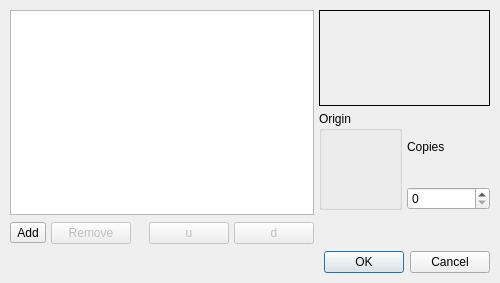
<ui version="4.0" >
 <class>TransformDialogBase</class>
 <widget class="QDialog" name="TransformDialogBase" >
  <property name="geometry" >
   <rect>
    <x>0</x>
    <y>0</y>
    <width>500</width>
    <height>283</height>
   </rect>
  </property>
  <property name="minimumSize" >
   <size>
    <width>500</width>
    <height>260</height>
   </size>
  </property>
  <property name="windowTitle" >
   <string>Transform</string>
  </property>
  <layout class="QVBoxLayout" >
   <item>
    <layout class="QHBoxLayout" >
     <item>
      <layout class="QVBoxLayout" >
       <item>
        <widget class="QListWidget" name="transformSelector" />
       </item>
       <item>
        <layout class="QHBoxLayout" >
         <item>
          <widget class="QToolButton" name="buttonAdd" >
           <property name="sizePolicy" >
            <sizepolicy vsizetype="Fixed" hsizetype="Minimum" >
             <horstretch>0</horstretch>
             <verstretch>0</verstretch>
            </sizepolicy>
           </property>
           <property name="text" >
            <string>Add</string>
           </property>
           <property name="popupMode" >
            <enum>QToolButton::InstantPopup</enum>
           </property>
          </widget>
         </item>
         <item>
          <widget class="QPushButton" name="buttonRemove" >
           <property name="enabled" >
            <bool>false</bool>
           </property>
           <property name="text" >
            <string>Remove</string>
           </property>
          </widget>
         </item>
         <item>
          <spacer>
           <property name="orientation" >
            <enum>Qt::Horizontal</enum>
           </property>
           <property name="sizeHint" >
            <size>
             <width>21</width>
             <height>26</height>
            </size>
           </property>
          </spacer>
         </item>
         <item>
          <widget class="QPushButton" name="buttonUp" >
           <property name="enabled" >
            <bool>false</bool>
           </property>
           <property name="text" >
            <string>u</string>
           </property>
          </widget>
         </item>
         <item>
          <widget class="QPushButton" name="buttonDown" >
           <property name="enabled" >
            <bool>false</bool>
           </property>
           <property name="sizePolicy" >
            <sizepolicy vsizetype="Fixed" hsizetype="Fixed" >
             <horstretch>0</horstretch>
             <verstretch>0</verstretch>
            </sizepolicy>
           </property>
           <property name="text" >
            <string>d</string>
           </property>
          </widget>
         </item>
        </layout>
       </item>
      </layout>
     </item>
     <item>
      <layout class="QVBoxLayout" >
       <item>
        <widget class="QStackedWidget" name="transformStack" >
         <property name="sizePolicy" >
          <sizepolicy vsizetype="Preferred" hsizetype="Preferred" >
           <horstretch>0</horstretch>
           <verstretch>0</verstretch>
          </sizepolicy>
         </property>
         <property name="minimumSize" >
          <size>
           <width>160</width>
           <height>16</height>
          </size>
         </property>
         <property name="frameShape" >
          <enum>QFrame::Panel</enum>
         </property>
         <property name="currentIndex" >
          <number>0</number>
         </property>
         <widget class="QWidget" name="blankPage" />
         <widget class="QWidget" name="pageScale" >
          <layout class="QGridLayout" >
           <item row="0" column="0" colspan="3" >
            <widget class="QLabel" name="label_3" >
             <property name="font" >
              <font>
               <pointsize>11</pointsize>
              </font>
             </property>
             <property name="text" >
              <string>Scaling</string>
             </property>
             <property name="alignment" >
              <set>Qt::AlignCenter</set>
             </property>
            </widget>
           </item>
           <item row="1" column="0" >
            <widget class="QLabel" name="label" >
             <property name="text" >
              <string>Horizontal</string>
             </property>
            </widget>
           </item>
           <item row="1" column="1" >
            <widget class="ScrSpinBox" name="horizontalScale" >
             <property name="sizePolicy" >
              <sizepolicy vsizetype="Fixed" hsizetype="Expanding" >
               <horstretch>0</horstretch>
               <verstretch>0</verstretch>
              </sizepolicy>
             </property>
             <property name="minimumSize" >
              <size>
               <width>60</width>
               <height>0</height>
              </size>
             </property>
             <property name="suffix" >
              <string> %</string>
             </property>
             <property name="decimals" >
              <number>1</number>
             </property>
             <property name="minimum" >
              <double>0.100000000000000</double>
             </property>
             <property name="maximum" >
              <double>1000.000000000000000</double>
             </property>
             <property name="value" >
              <double>100.000000000000000</double>
             </property>
            </widget>
           </item>
           <item rowspan="2" row="1" column="2" >
            <widget class="LinkButton" name="scaleLink" >
             <property name="minimumSize" >
              <size>
               <width>15</width>
               <height>15</height>
              </size>
             </property>
             <property name="maximumSize" >
              <size>
               <width>15</width>
               <height>16777215</height>
              </size>
             </property>
             <property name="text" >
              <string/>
             </property>
             <property name="checkable" >
              <bool>true</bool>
             </property>
             <property name="autoRaise" >
              <bool>true</bool>
             </property>
            </widget>
           </item>
           <item row="2" column="0" >
            <widget class="QLabel" name="label_2" >
             <property name="text" >
              <string>Vertical</string>
             </property>
            </widget>
           </item>
           <item row="2" column="1" >
            <widget class="ScrSpinBox" name="verticalScale" >
             <property name="sizePolicy" >
              <sizepolicy vsizetype="Fixed" hsizetype="MinimumExpanding" >
               <horstretch>0</horstretch>
               <verstretch>0</verstretch>
              </sizepolicy>
             </property>
             <property name="minimumSize" >
              <size>
               <width>60</width>
               <height>0</height>
              </size>
             </property>
             <property name="suffix" >
              <string> %</string>
             </property>
             <property name="decimals" >
              <number>1</number>
             </property>
             <property name="minimum" >
              <double>0.100000000000000</double>
             </property>
             <property name="maximum" >
              <double>1000.000000000000000</double>
             </property>
             <property name="value" >
              <double>100.000000000000000</double>
             </property>
            </widget>
           </item>
          </layout>
         </widget>
         <widget class="QWidget" name="pageTranslate" >
          <layout class="QGridLayout" >
           <item row="0" column="0" colspan="2" >
            <widget class="QLabel" name="label_4" >
             <property name="font" >
              <font>
               <pointsize>11</pointsize>
              </font>
             </property>
             <property name="text" >
              <string>Translation</string>
             </property>
             <property name="alignment" >
              <set>Qt::AlignCenter</set>
             </property>
            </widget>
           </item>
           <item row="1" column="0" >
            <widget class="QLabel" name="label_5" >
             <property name="text" >
              <string>Horizontal</string>
             </property>
            </widget>
           </item>
           <item row="1" column="1" >
            <widget class="ScrSpinBox" name="translateHorizontal" >
             <property name="minimum" >
              <double>-30000.000000000000000</double>
             </property>
             <property name="maximum" >
              <double>30000.000000000000000</double>
             </property>
            </widget>
           </item>
           <item row="2" column="0" >
            <widget class="QLabel" name="label_6" >
             <property name="text" >
              <string>Vertical</string>
             </property>
            </widget>
           </item>
           <item row="2" column="1" >
            <widget class="ScrSpinBox" name="translateVertical" >
             <property name="minimum" >
              <double>-30000.000000000000000</double>
             </property>
             <property name="maximum" >
              <double>30000.000000000000000</double>
             </property>
            </widget>
           </item>
          </layout>
         </widget>
         <widget class="QWidget" name="pageRotate" >
          <layout class="QGridLayout" >
           <item row="0" column="0" colspan="2" >
            <widget class="QLabel" name="label_7" >
             <property name="font" >
              <font>
               <pointsize>11</pointsize>
              </font>
             </property>
             <property name="text" >
              <string>Rotate</string>
             </property>
             <property name="alignment" >
              <set>Qt::AlignCenter</set>
             </property>
            </widget>
           </item>
           <item row="1" column="0" >
            <widget class="QLabel" name="label_8" >
             <property name="text" >
              <string>Angle</string>
             </property>
            </widget>
           </item>
           <item row="1" column="1" >
            <widget class="ScrSpinBox" name="rotationValue" >
             <property name="decimals" >
              <number>1</number>
             </property>
             <property name="minimum" >
              <double>-360.000000000000000</double>
             </property>
             <property name="maximum" >
              <double>360.000000000000000</double>
             </property>
            </widget>
           </item>
          </layout>
         </widget>
         <widget class="QWidget" name="Seite" >
          <layout class="QGridLayout" >
           <item row="0" column="0" colspan="3" >
            <widget class="QLabel" name="label_10" >
             <property name="font" >
              <font>
               <pointsize>11</pointsize>
              </font>
             </property>
             <property name="text" >
              <string>Skew</string>
             </property>
             <property name="alignment" >
              <set>Qt::AlignCenter</set>
             </property>
            </widget>
           </item>
           <item row="1" column="0" >
            <widget class="QLabel" name="label_11" >
             <property name="text" >
              <string>Horizontal</string>
             </property>
            </widget>
           </item>
           <item row="1" column="1" >
            <widget class="ScrSpinBox" name="horizontalSkew" >
             <property name="decimals" >
              <number>1</number>
             </property>
             <property name="minimum" >
              <double>-89.000000000000000</double>
             </property>
             <property name="maximum" >
              <double>89.000000000000000</double>
             </property>
            </widget>
           </item>
           <item rowspan="2" row="1" column="2" >
            <widget class="LinkButton" name="linkSkew" >
             <property name="minimumSize" >
              <size>
               <width>15</width>
               <height>15</height>
              </size>
             </property>
             <property name="maximumSize" >
              <size>
               <width>15</width>
               <height>16777215</height>
              </size>
             </property>
             <property name="text" >
              <string/>
             </property>
             <property name="checkable" >
              <bool>true</bool>
             </property>
             <property name="autoRaise" >
              <bool>true</bool>
             </property>
            </widget>
           </item>
           <item row="2" column="0" >
            <widget class="QLabel" name="label_12" >
             <property name="text" >
              <string>Vertical</string>
             </property>
            </widget>
           </item>
           <item row="2" column="1" >
            <widget class="ScrSpinBox" name="verticalSkew" >
             <property name="decimals" >
              <number>1</number>
             </property>
             <property name="minimum" >
              <double>-89.000000000000000</double>
             </property>
             <property name="maximum" >
              <double>89.000000000000000</double>
             </property>
            </widget>
           </item>
          </layout>
         </widget>
        </widget>
       </item>
       <item>
        <layout class="QHBoxLayout" >
         <item>
          <widget class="QGroupBox" name="RotationGroup" >
           <property name="title" >
            <string>Origin</string>
           </property>
           <layout class="QVBoxLayout" >
            <item>
             <widget class="BasePointWidget" native="1" name="basePoint" >
              <property name="minimumSize" >
               <size>
                <width>56</width>
                <height>56</height>
               </size>
              </property>
             </widget>
            </item>
           </layout>
          </widget>
         </item>
         <item>
          <layout class="QVBoxLayout" >
           <item>
            <widget class="QLabel" name="label_9" >
             <property name="text" >
              <string>Copies</string>
             </property>
            </widget>
           </item>
           <item>
            <widget class="QSpinBox" name="numberOfCopies" >
             <property name="minimum" >
              <number>0</number>
             </property>
             <property name="maximum" >
              <number>200</number>
             </property>
            </widget>
           </item>
          </layout>
         </item>
        </layout>
       </item>
       <item>
        <spacer>
         <property name="orientation" >
          <enum>Qt::Vertical</enum>
         </property>
         <property name="sizeHint" >
          <size>
           <width>31</width>
           <height>21</height>
          </size>
         </property>
        </spacer>
       </item>
      </layout>
     </item>
    </layout>
   </item>
   <item>
    <widget class="QDialogButtonBox" name="buttonBox" >
     <property name="orientation" >
      <enum>Qt::Horizontal</enum>
     </property>
     <property name="standardButtons" >
      <set>QDialogButtonBox::Cancel|QDialogButtonBox::NoButton|QDialogButtonBox::Ok</set>
     </property>
    </widget>
   </item>
  </layout>
 </widget>
 <layoutdefault spacing="5" margin="10" />
 <customwidgets>
  <customwidget>
   <class>ScrSpinBox</class>
   <extends>QDoubleSpinBox</extends>
   <header>ui/scrspinbox.h</header>
  </customwidget>
  <customwidget>
   <class>LinkButton</class>
   <extends>QToolButton</extends>
   <header>ui/linkbutton.h</header>
  </customwidget>
  <customwidget>
   <class>BasePointWidget</class>
   <extends>QWidget</extends>
   <header>ui/basepointwidget.h</header>
   <container>1</container>
  </customwidget>
 </customwidgets>
 <resources/>
 <connections>
  <connection>
   <sender>buttonBox</sender>
   <signal>accepted()</signal>
   <receiver>TransformDialogBase</receiver>
   <slot>accept()</slot>
   <hints>
    <hint type="sourcelabel" >
     <x>248</x>
     <y>254</y>
    </hint>
    <hint type="destinationlabel" >
     <x>157</x>
     <y>274</y>
    </hint>
   </hints>
  </connection>
  <connection>
   <sender>buttonBox</sender>
   <signal>rejected()</signal>
   <receiver>TransformDialogBase</receiver>
   <slot>reject()</slot>
   <hints>
    <hint type="sourcelabel" >
     <x>316</x>
     <y>260</y>
    </hint>
    <hint type="destinationlabel" >
     <x>286</x>
     <y>274</y>
    </hint>
   </hints>
  </connection>
 </connections>
</ui>
